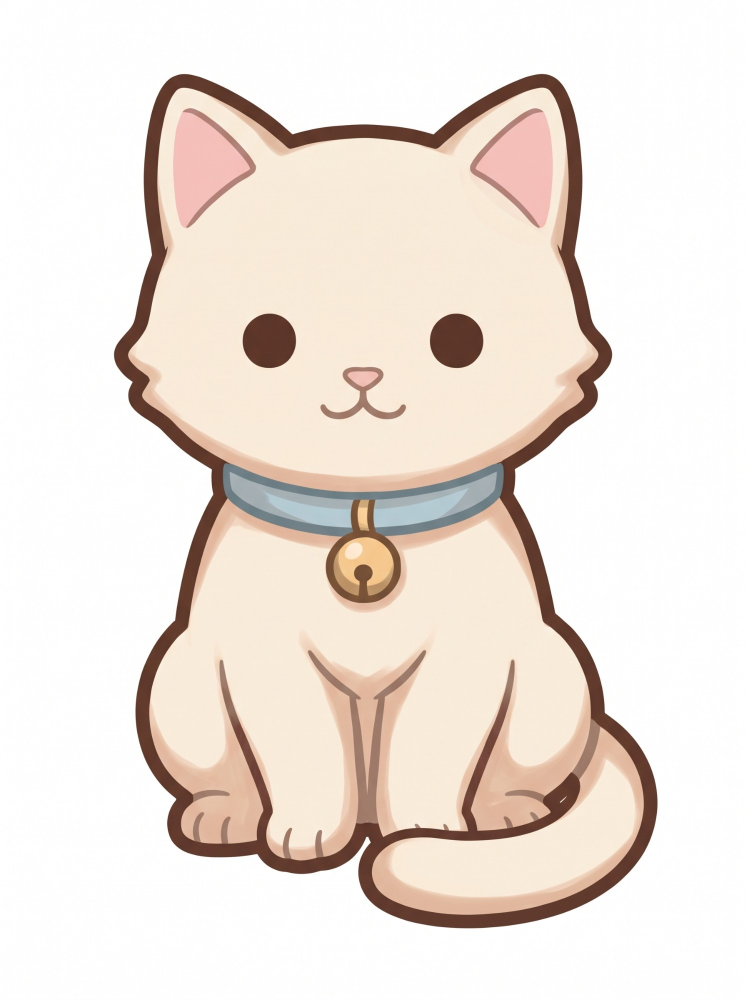
#> input picture art/raw/kitten/kitten_front.jpg, 1493 x 2000 px (shown at 1/2 size)
$ python app_icon.py
#> lines starting #> are read from the running program, lines starting #| are printed output that depends on the picture; after the words box and inside, x2 and y2 are one past the last pixel; in counts of white or black regions, pixels touching at a corner belong together
### art/tools/kitten_process.py
#!/usr/bin/env python3
"""Turn raw Gemini kitten images into game sprites.

Usage (from the pack root):
    python3 tools/process.py                 # every image in raw/
    python3 tools/process.py pounce jump     # only these pose ids
    python3 tools/process.py --full          # also keep full-resolution PNGs

For each raw/<pose_id>.(png|jpg|jpeg|webp) it:
  1. removes the white background (flood fill from the corners, so white fur
     enclosed by the outline is kept),
  2. tints the cream fur into every colour in palette.json, leaving outline,
     eyes, inner ears, nose, collar and bell untouched,
  3. scales to the pose's target height from poses.json,
  4. writes sprites/<pose_id>/kitten_<colour>_<pose_id>.png, plus a mirrored
     _right copy for poses whose "faces" is "left",
  5. writes sprites/<pose_id>/_sheet.png for a quick visual check.

Requires: pip install pillow numpy
"""
import colorsys
import json
import sys
from pathlib import Path

import numpy as np
from PIL import Image, ImageChops, ImageDraw, ImageFilter, ImageOps

ROOT = Path(__file__).resolve().parent.parent
FUR_BASE = np.array([247, 234, 217]) / 255
FUR_SHADOW = np.array([215, 165, 138]) / 255
SHEET_BG = (247, 213, 165, 255)


def cutout(path):
    im = Image.open(path).convert('RGBA')
    bg = Image.new('RGBA', im.size, (255, 255, 255, 255))
#> bg: PIL image 1493x2000 RGBA; every value is 255
    bg.alpha_composite(im)
    im = bg.convert('RGB')
#> im is the input picture: PIL image 1493x2000 RGB; mean R, G, B 237.7, 227.8, 220.1
    r, g, b = im.split()
    mn = ImageChops.darker(ImageChops.darker(r, g), b)
    mx = ImageChops.lighter(ImageChops.lighter(r, g), b)
    light = Image.eval(mn, lambda v: 255 if v > 232 else 0)
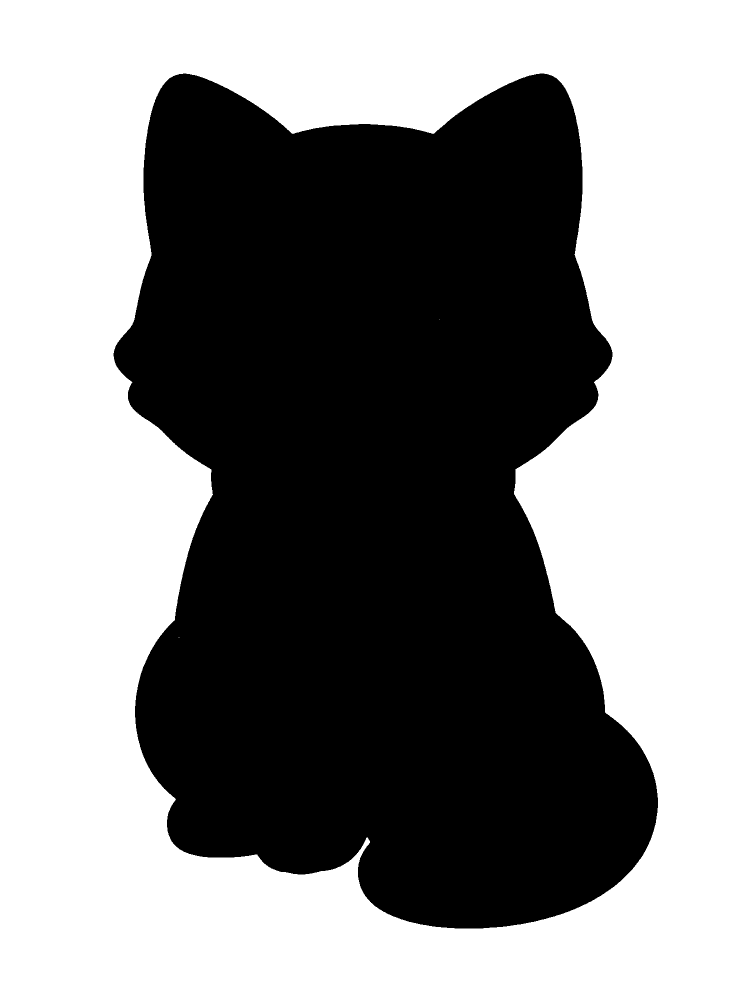
#> light: PIL image 1493x2000 L (shown at 1/2 size); 54.5% white; 1 black region, box (x1, y1, x2, y2) and area: (227, 147, 1316, 1857) 1358933
    neutral = Image.eval(ImageChops.subtract(mx, mn), lambda v: 255 if v < 14 else 0)
#> neutral: PIL image 1493x2000 L; 54.6% white; 2 black regions (1 under 20 px), largest, box (x1, y1, x2, y2) and area: (227, 147, 1316, 1857) 1355127
    m = ImageChops.multiply(light, neutral)
#> m: PIL image 1493x2000 L; 54.5% white; 1 black region, box (x1, y1, x2, y2) and area: (227, 147, 1316, 1857) 1360093
    w, h = m.size
#> w = 1493; h = 2000
    for pt in [(0, 0), (w - 1, 0), (0, h - 1), (w - 1, h - 1)]:
        if m.getpixel(pt) == 255:
            ImageDraw.floodfill(m, pt, 128)
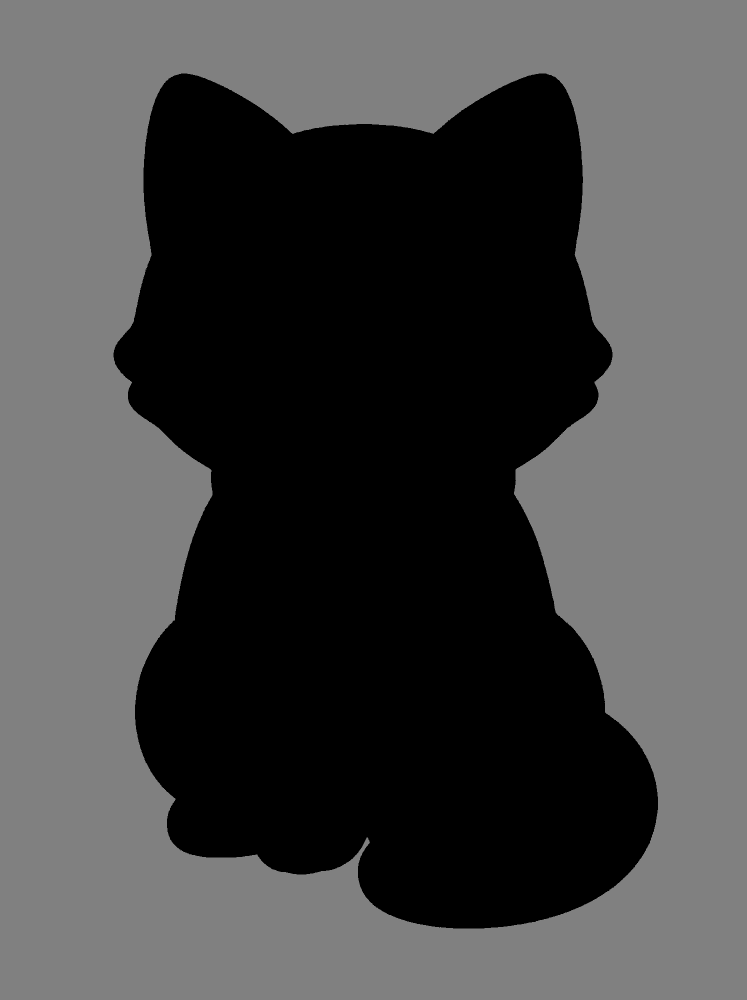
#> m: PIL image 1493x2000 L (shown at 1/2 size); min 0, max 255, mean 69.7
    alpha = Image.eval(m, lambda v: 0 if v == 128 else 255).filter(ImageFilter.GaussianBlur(1.5))
    alpha = alpha.point(lambda v: 0 if v < 60 else (255 if v > 200 else int((v - 60) * 255 / 140)))
    out = im.convert('RGBA')
    out.putalpha(alpha)
    return out.crop(out.getbbox())


def fur_weights(img):
    a = np.array(img).astype(np.float32)
    rgb = a[..., :3] / 255
    mx, mn = rgb.max(-1), rgb.min(-1)
#> mx: shape (1712, 1091) float32
#> mn: shape (1712, 1091) float32
    v = mx
    s = np.where(mx > 0, (mx - mn) / np.maximum(mx, 1e-6), 0)
    r, g, b = rgb[..., 0], rgb[..., 1], rgb[..., 2]
#> r: shape (1712, 1091) float32
#> g: shape (1712, 1091) float32
#> b: shape (1712, 1091) float32
    d = np.maximum(mx - mn, 1e-6)
    h = np.where(mx == r, ((g - b) / d) % 6, np.where(mx == g, (b - r) / d + 2, (r - g) / d + 4)) * 60
    fur = ((h >= 10) & (h <= 42) & (s < 0.42)).astype(np.float32)
#> fur: shape (1712, 1091) float32; values 0 (black) and 1 (white), 58.2% white; 327 black regions (298 under 20 px), largest, box (x1, y1, x2, y2) and area: (0, 0, 1091, 1712) 703695, (722, 71, 878, 307) 21240, (122, 71, 276, 308) 21162
    # The bell's highlights fall inside the fur hue range; mask the whole bell
    # by closing over its saturated gold pixels.
    gold = ((h >= 28) & (h <= 55) & (s > 0.42) & (v > 0.5)).astype(np.uint8) * 255
#> gold: shape (1712, 1091); 0.3% white; 47 white regions (38 under 20 px), largest, box (x1, y1, x2, y2) and area: (441, 964, 494, 1045) 1720, (507, 963, 562, 1045) 1555, (461, 937, 560, 988) 1465
    k = max(5, (min(img.size) // 60) | 1)
#> k = 19
    bell = Image.fromarray(gold, 'L').filter(ImageFilter.MaxFilter(k)).filter(ImageFilter.MinFilter(k)).filter(ImageFilter.MaxFilter(5))
#> bell: PIL image 1091x1712 L; 0.67% white; 1 white region, box (x1, y1, x2, y2) and area: (432, 853, 564, 1048) 12600
    w = fur * (1 - np.array(bell).astype(np.float32) / 255) * np.clip((v - 0.62) / 0.16, 0, 1)
    lum = 0.299 * r + 0.587 * g + 0.114 * b
    return a, rgb, w, lum


def tint(prepped, target):
    a, rgb, w, lum = prepped
    a = a.copy()
    L = lambda c: 0.299 * c[0] + 0.587 * c[1] + 0.114 * c[2]
    t = np.clip((L(FUR_BASE) - lum) / (L(FUR_BASE) - L(FUR_SHADOW)), 0, 1.6)[..., None]
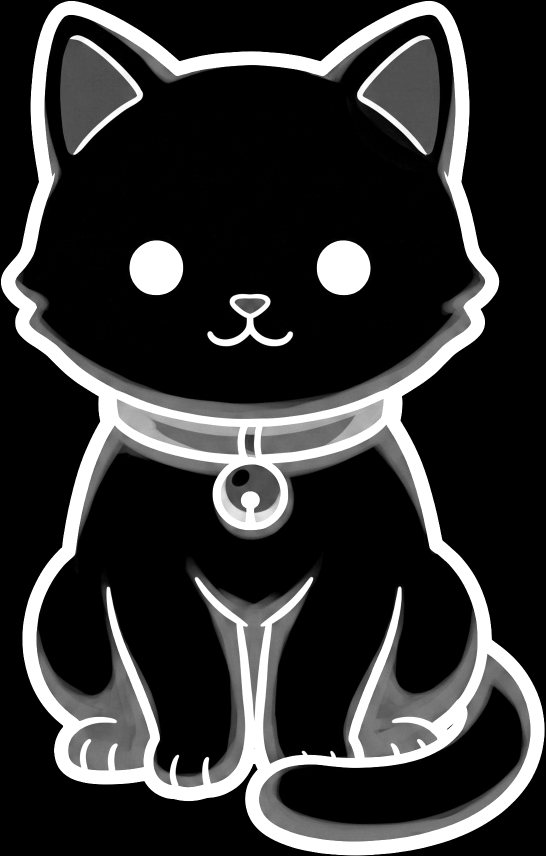
#> t: shape (1712, 1091, 1) float32 (shown at 1/2 size); min 0, max 1.6, mean 0.311; drawn with min black and max white
    T = np.array(target) / 255
    hh, ss, vv = colorsys.rgb_to_hsv(*T)
    D = np.array(colorsys.hsv_to_rgb(hh, min(1, ss * 1.35 + 0.08), vv * 0.80))
    out = T + (D - T) * t
#> out: shape (1712, 1091, 3) float64
    a[..., :3] = np.clip((rgb * (1 - w[..., None]) + out * w[..., None]) * 255, 0, 255)
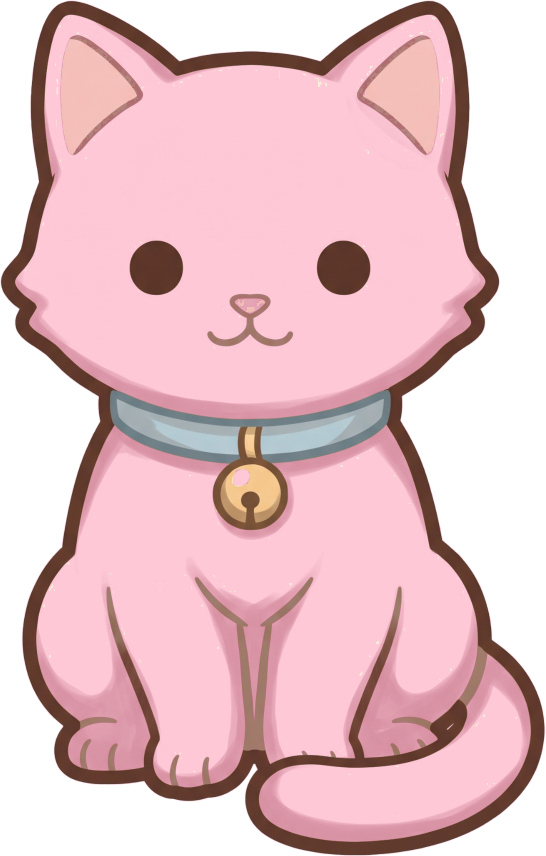
#> a: shape (1712, 1091, 4) float32 (shown at 1/2 size); mean R, G, B, A 231.1, 191.3, 198.6, 186.3; transparent parts drawn white
    return Image.fromarray(a.astype(np.uint8), 'RGBA')


def scaled(im, height):
    s = height / im.height
    return im.resize((max(1, round(im.width * s)), height), Image.LANCZOS)


# [48 lines left out: functions sheet, main, not called in this run]


# [2 lines that do not run on import are left out]

### art/tools/app_icon.py
#!/usr/bin/env python3
"""Critter Café launcher icon (adaptive, API 26+), from the chibi kitten reference.

Foreground: the pink kitten's head and shoulders (cut out of art/raw/kitten/kitten_front.jpg, tinted like the game
sprites), 56 dp wide with the ear tips 24 dp from the top of the 108 dp layer; the cut through the body falls below
every launcher mask. Background: a colour (values/ic_launcher_background.xml).
Monochrome: the foreground's silhouette, for themed icons. Writes mipmap-<density>/ic_launcher_{foreground,monochrome}.png.
Run from the repo root: python3 art/tools/app_icon.py
"""
import sys
from pathlib import Path

from PIL import Image

sys.path.insert(0, str(Path(__file__).resolve().parent))
from kitten_process import cutout, fur_weights, tint  # noqa: E402

ROOT = Path(__file__).resolve().parents[2]
RES = ROOT / 'app/src/main/res'
PINK = (254, 176, 197)
DENSITIES = {'mdpi': 1, 'hdpi': 1.5, 'xhdpi': 2, 'xxhdpi': 3, 'xxxhdpi': 4}


def head():
    fur = [round(c + (255 - c) * 0.3) for c in PINK]
    kitten = tint(fur_weights(cutout(ROOT / 'art/raw/kitten/kitten_front.jpg')), fur)
    w, h = kitten.size
#> w = 1091; h = 1712
    part = kitten.crop((0, 0, w, round(h * 0.80)))
    return part.crop(part.getbbox())
#> returned value: PIL image 1069x1370 RGBA


def main():
    hd = head()
    big = 108 * 4  # xxxhdpi layer
    top = 24 * 4  # ear tips just inside a circle mask (72 dp across)
    width = 56 * 4
    s = width / hd.width
#> s = 0.21
    hd = hd.resize((round(hd.width * s), round(hd.height * s)), Image.LANCZOS)
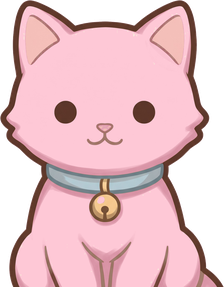
#> hd: PIL image 224x287 RGBA; mean R, G, B, A 171.6, 133.5, 139.9, 191.4; transparent parts drawn white
    layer = Image.new('RGBA', (big, big), (0, 0, 0, 0))
#> layer: PIL image 432x432 RGBA; every value is 0
    assert top + hd.height * 1.0 > 94 * 4, 'the cut must sit below every mask'
    layer.alpha_composite(hd, ((big - hd.width) // 2, top))
    mono = Image.new('RGBA', layer.size, (255, 255, 255, 0))
    mono.putalpha(layer.getchannel('A'))
    for name, k in DENSITIES.items():
        d = RES / f'mipmap-{name}'
        d.mkdir(parents=True, exist_ok=True)
        n = round(108 * k)
        layer.resize((n, n), Image.LANCZOS).save(d / 'ic_launcher_foreground.png', optimize=True)
        mono.resize((n, n), Image.LANCZOS).save(d / 'ic_launcher_monochrome.png', optimize=True)
#> this loop made 5 passes
#> pass 1, in main, `layer.resize((n, n), Image.LANCZOS).save(d / 'ic_launcher_foreground.p..`:
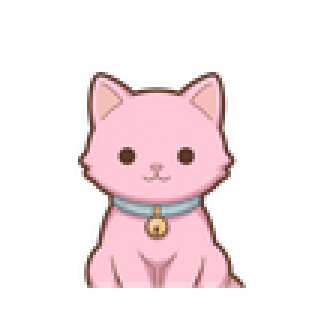
#> saved as ic_launcher_foreground.png: PIL image 108x108 RGBA (shown 3 times larger); mean R, G, B, A 62.5, 48.6, 50.7, 65.9; transparent parts drawn white
    # preview: the layers under a circle and a rounded-square mask
    bg = Image.new('RGBA', layer.size, (0xC9, 0xEA, 0xD1, 255))
#> bg: PIL image 432x432 RGBA
    bg.alpha_composite(layer)
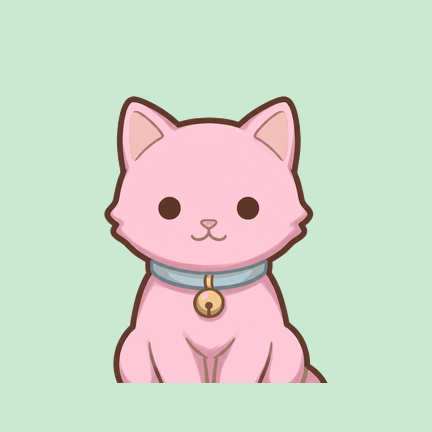
#> bg: PIL image 432x432 RGBA; mean R, G, B, A 207, 218.5, 202.2, 255
    bg.save(ROOT / 'app/build/ic_launcher_preview.png')
    print('icon written')


if __name__ == '__main__':
    main()

$ run again, with art/raw/kitten/kitten_back.jpg copied over art/raw/kitten/kitten_front.jpg
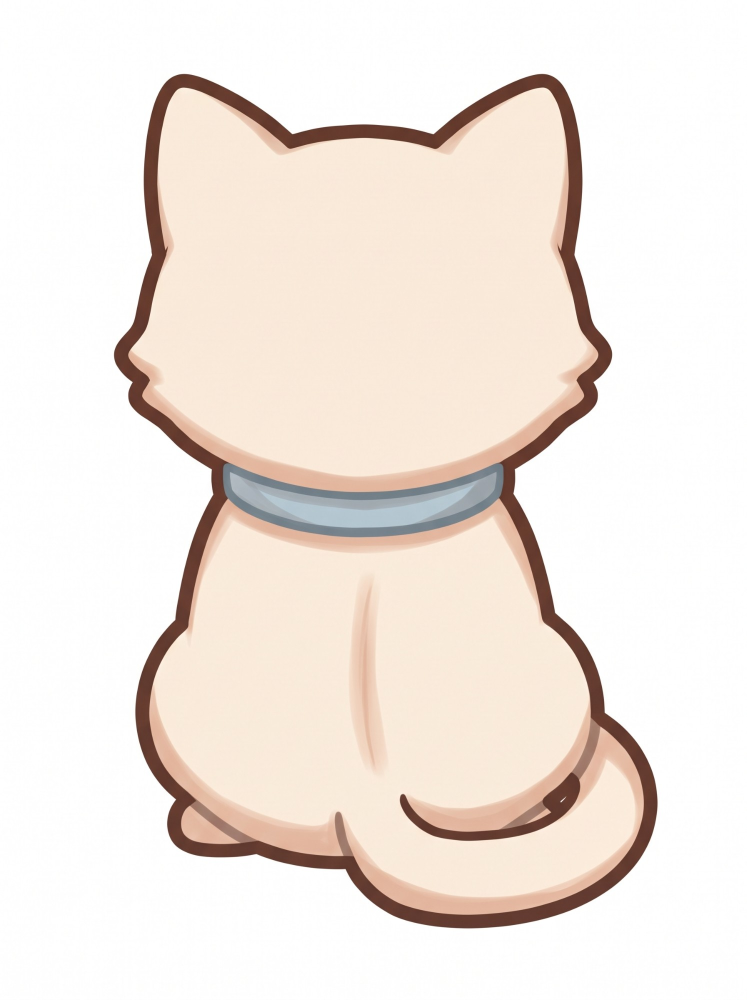
#> input picture art/raw/kitten/kitten_back.jpg, 1493 x 2000 px (shown at 1/2 size)
#> in cutout, im is the input picture: PIL image 1493x2000 RGB; mean R, G, B 241.4, 232.1, 225
#> light: PIL image 1493x2000 L; 54.5% white; 1 black region, box (x1, y1, x2, y2) and area: (227, 147, 1316, 1858) 1359382
#> in cutout, `neutral = Image.eval(ImageChops.subtract(mx, mn), lambda v: 255 if v <..`:
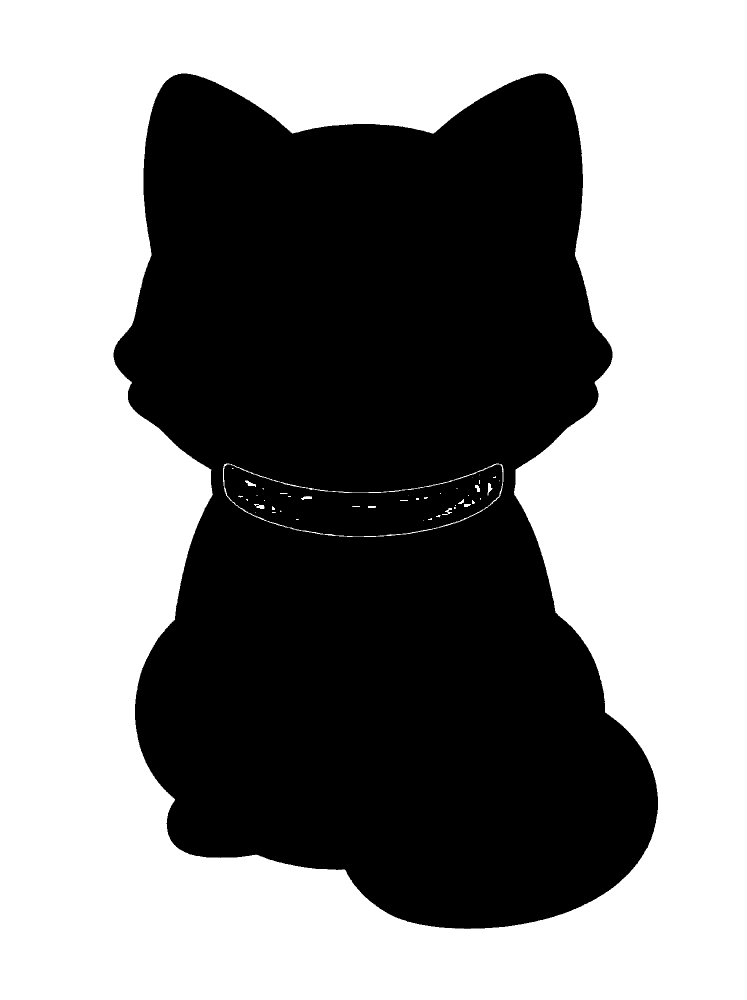
#> neutral: PIL image 1493x2000 L (shown at 1/2 size); 54.6% white; 2 black regions (1 under 20 px), largest, box (x1, y1, x2, y2) and area: (227, 147, 1316, 1858) 1356694
#> fur: shape (1713, 1091) float32; values 0 (black) and 1 (white), 62.8% white; 107 black regions (104 under 20 px), largest, box (x1, y1, x2, y2) and area: (0, 0, 1091, 1713) 685709, (574, 1399, 934, 1535) 9804, (1088, 1472, 1091, 1487) 23
#> gold: shape (1713, 1091); every value is 0
#> in main, `bg.alpha_composite(layer)`:
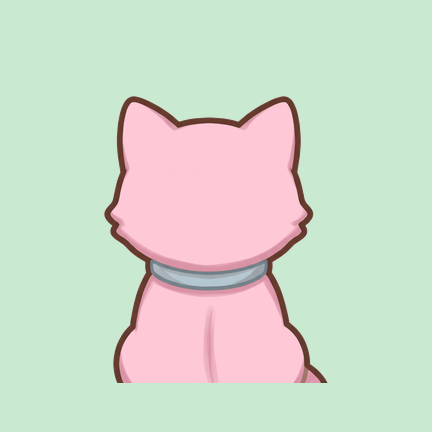
#> bg: PIL image 432x432 RGBA; mean R, G, B, A 208.9, 220.2, 204.6, 255
